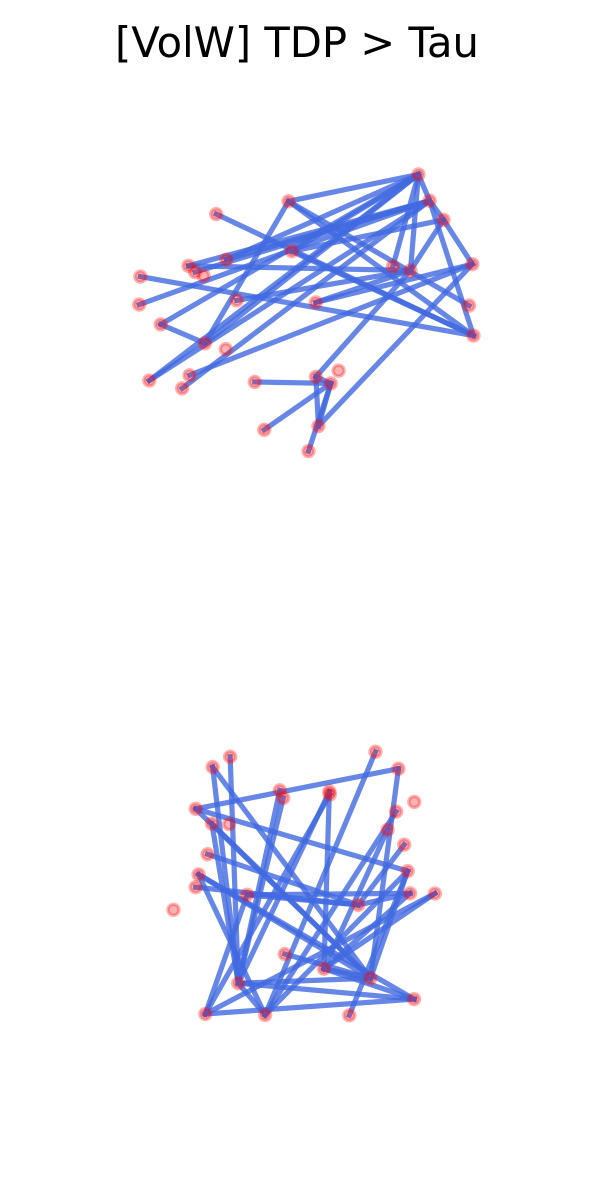
#> input picture FTD_JupyterNotebook/Thickness_At_Pathology_Analysis/test.png, 2375 x 4753 px (shown at 1/4 size)
$ python -i analysisVisualization.py   (imports and definitions only)
#> lines starting #> are read from the running program, lines starting #| are printed output that depends on the picture
import matplotlib.pyplot as plt
import scipy
import numpy as np
import os
from scipy import stats
import seaborn as sns
from PIL import Image

# [289 lines left out: functions drawCovMatrix, drawScatterplot, nonZeroDegCmp, drawthicknessboxplot, nonZeroDegCorr, nonZeroDegCorr_Path and 3 more, not called in this run]

def cropImg6(img_list):
    n = len(img_list)

    assert(n == 6)

    # [4 lines of commented-out code are left out]

    y_top1 = 550
    y_bot1 = 1850
    y_top2 = 2770
    y_bot2 = 4220

    img1_cropped1 = img_list[0].crop((530, y_top1, 1900, y_bot1))
    img1_cropped2 = img_list[0].crop((530, y_top2, 1900, y_bot2))

    img2_cropped1 = img_list[1].crop((530, y_top1, 1900, y_bot1))
    img2_cropped2 = img_list[1].crop((530, y_top2, 1900, y_bot2))

    img3_cropped1 = img_list[2].crop((530, y_top1, 1900, y_bot1))
    img3_cropped2 = img_list[2].crop((530, y_top2, 1900, y_bot2))

    img4_cropped1 = img_list[3].crop((530, y_top1, 1900, y_bot1))
    img4_cropped2 = img_list[3].crop((530, y_top2, 1900, y_bot2))

    img5_cropped1 = img_list[4].crop((530, y_top1, 1900, y_bot1))
    img5_cropped2 = img_list[4].crop((530, y_top2, 1900, y_bot2))

    img6_cropped1 = img_list[5].crop((530, y_top1, 1900, y_bot1))
    img6_cropped2 = img_list[5].crop((530, y_top2, 1900, y_bot2))


    img1_comb = get_concat_v(img1_cropped1, img1_cropped2)
    img2_comb = get_concat_v(img2_cropped1, img2_cropped2)
    img3_comb = get_concat_v(img3_cropped1, img3_cropped2)
    img4_comb = get_concat_v(img4_cropped1, img4_cropped2)
    img5_comb = get_concat_v(img5_cropped1, img5_cropped2)
    img6_comb = get_concat_v(img6_cropped1, img6_cropped2)

    img12 = get_concat_h(img1_comb, img2_comb)
    img34 = get_concat_h(img3_comb, img4_comb)
    img56 = get_concat_h(img5_comb, img6_comb)

    img1234 = get_concat_h(img12, img34)

    final_img = get_concat_h(img1234, img56)
    return final_img

# [44 lines left out: functions cropImg2, drawboxplot2, not called in this run]

>>> import cv2
>>> picture = cv2.imread('../../../../FTD_JupyterNotebook/Thickness_At_Pathology_Analysis/test.png', cv2.IMREAD_GRAYSCALE)
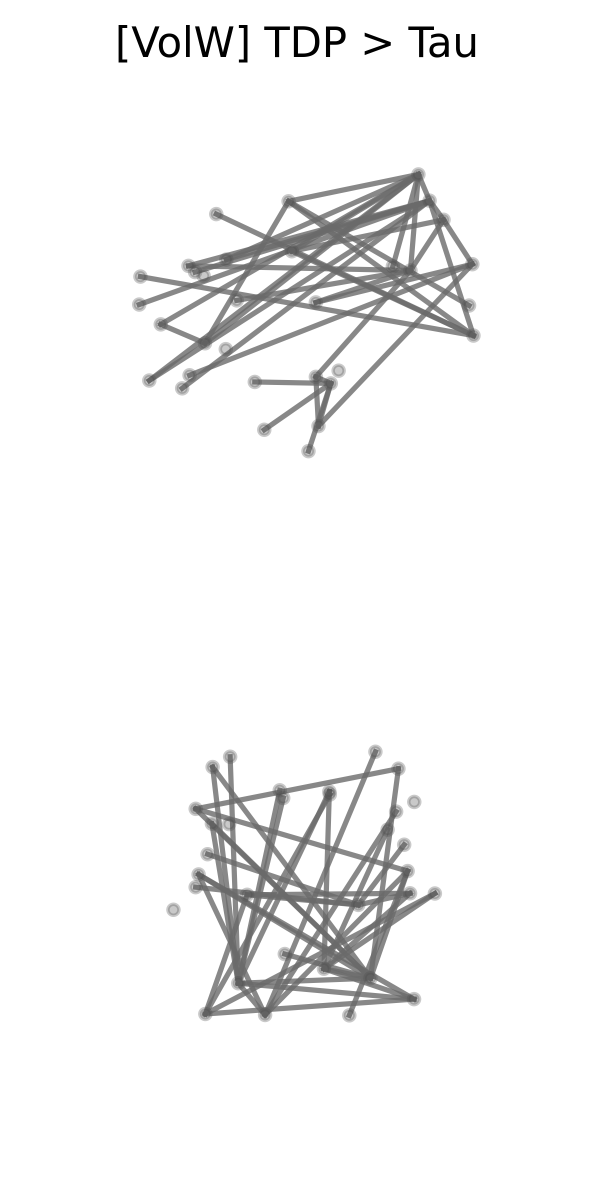
#> picture: shape (4753, 2375) (shown at 1/4 size); min 0, max 255, mean 244.3
>>> result = cropImg6(picture)
#> in cropImg6, `n = len(img_list)`: n = 4753
#> (the run stopped early here; a loop or call above may not have finished)
